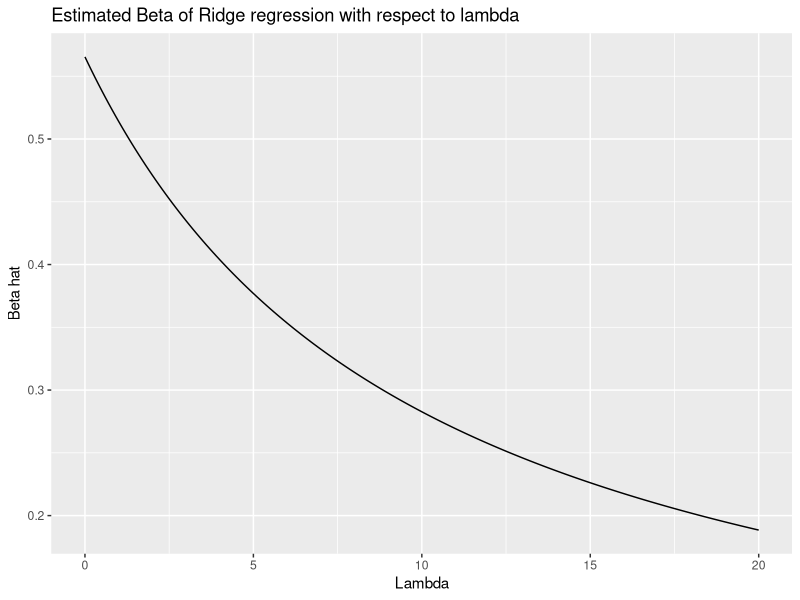

Recreate this plot in R.
## ---- chunk 1
knitr::opts_chunk$set(echo = TRUE)
## ---- chunk 2
library(glmnet)
library(ggplot2)
## ---- chunk 3

simulate_ridge<-function(n=10,sd=2){
  n=n
  e <- rnorm(n=n,mean=0,sd=sd)
  beta<-matrix(1,nrow = n,ncol = 1)
  y <- beta + e 

  lambda <-seq(0,20,0.1)
  beta_hat <-sum(y)/(n+lambda)
  data.frame(lambda,beta_hat)
}

simulate_ridge()



ggplot(simulate_ridge())+
  geom_line(aes(x=lambda,y=beta_hat))+
  labs(title = "Estimated Beta of Ridge regression with respect to lambda",y="Beta hat", x="Lambda")

## ---- chunk 4
library(purrr)
map_df(seq(1,100,1), ~simulate_ridge(n=10))


